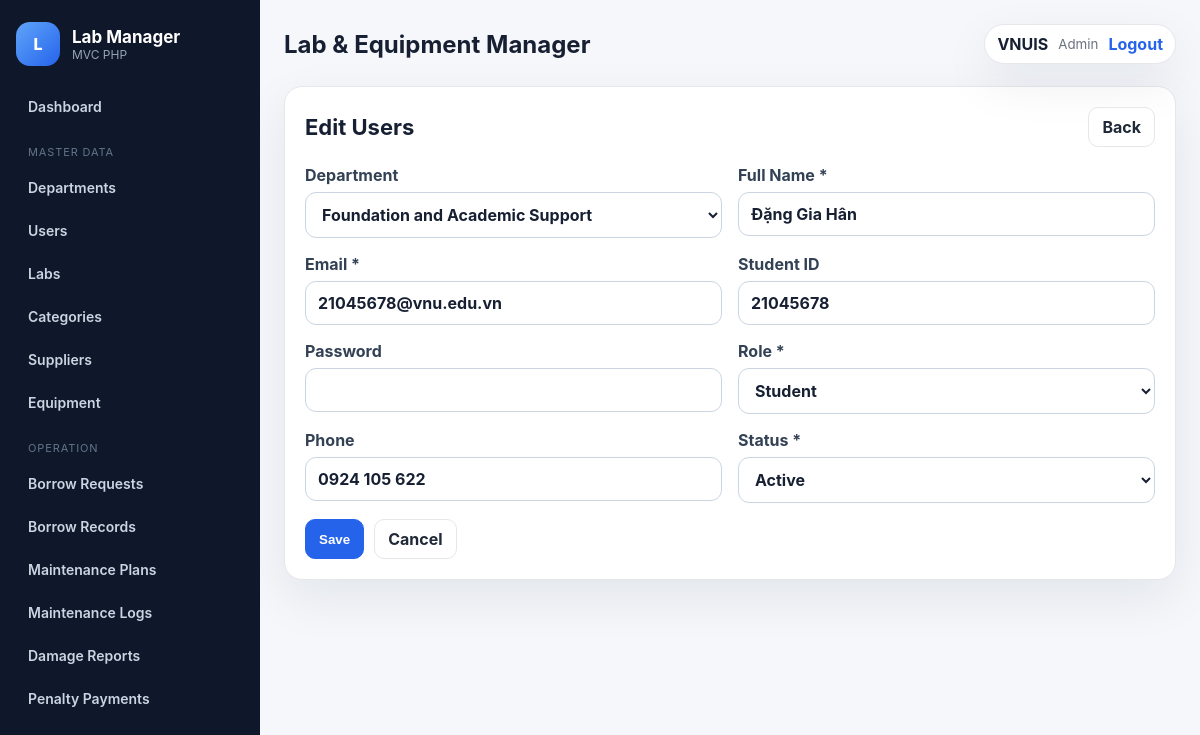
Page /index.php?route=users/edit&id=14 (signed in) on the committed database.
### tables this page shows
CREATE TABLE users (
    id INT AUTO_INCREMENT PRIMARY KEY,
    department_id INT NULL,
    full_name VARCHAR(120) NOT NULL,
    email VARCHAR(150) NOT NULL UNIQUE,
    student_code VARCHAR(8) UNIQUE,
    password_hash VARCHAR(255) NOT NULL,
    role ENUM('admin', 'student', 'technician') NOT NULL DEFAULT 'student',
    phone VARCHAR(20),
    status ENUM('active', 'inactive') NOT NULL DEFAULT 'active',
    created_at DATETIME NOT NULL DEFAULT CURRENT_TIMESTAMP,

    CONSTRAINT fk_users_department
        FOREIGN KEY (department_id) REFERENCES departments(id)
        ON UPDATE CASCADE
        ON DELETE SET NULL
);

### app/core/Controller.php (called while the page is built, shortened)
<?php
class Controller
{
    public function __construct()
    {
        $this->pdo = Database::getConnection();
    }
    protected function view(string $view, array $data = []): void
    {
        extract($data);
        require BASE_PATH . '/app/views/layouts/header.php';
        require BASE_PATH . '/app/views/' . $view . '.php';
        require BASE_PATH . '/app/views/layouts/footer.php';
    }
}

### app/controllers/CrudController.php (called while the page is built, shortened)
<?php
class CrudController extends Controller
{
    protected string $moduleKey;
    protected array $schema;
    protected BaseModel $model;
    public function __construct(string $moduleKey)
    {
        parent::__construct();
        $this->moduleKey = $moduleKey;
        $this->schema = Schema::get($moduleKey);
        $this->model = new BaseModel($this->pdo);
    }
    public function edit(): void
    {
        $id = (int)($_GET['id'] ?? 0);
        $row = $this->model->find($this->schema['table'], $id);
        $options = $this->loadRelationOptions();
        $mode = 'edit';
        $this->view('crud/form', compact('row','options','mode') + ['schema'=>$this->schema, 'moduleKey'=>$this->moduleKey]);
    }
    protected function loadRelationOptions(): array
    {
        $options = [];
        foreach ($this->schema['fields'] as $field => $meta) {
            if (($meta['type'] ?? '') === 'relation') {
                $rel = $meta['relation'];
                $options[$field] = $this->model->relationOptions($rel['table'], $rel['label'], $rel['extra'] ?? null);
            }
        }
        return $options;
    }
}

### index.php (called while the page is built, shortened)
<?php
require_once __DIR__ . '/config/config.php';
require_once BASE_PATH . '/app/core/Database.php';
require_once BASE_PATH . '/app/core/Controller.php';
require_once BASE_PATH . '/app/core/Schema.php';
require_once BASE_PATH . '/app/models/BaseModel.php';
require_once BASE_PATH . '/app/controllers/CrudController.php';
$route = $_GET['route'] ?? (Auth::check() ? 'dashboard/index' : 'auth/login');
[$module, $action] = array_pad(explode('/', $route, 2), 2, 'index');
$controller = new $controllerClass();
$method = $action === 'view' ? 'viewAction' : $action;
$controller->$method();

### config/config.php (called while the page is built, shortened)
<?php
function app_base_path(): string
{
    $scriptName = str_replace('\\', '/', $_SERVER['SCRIPT_NAME'] ?? '/index.php');
    $dir = rtrim(dirname($scriptName), '/');
    return ($dir === '.' || $dir === '/') ? '' : $dir;
}
function current_origin(): string
{
    $host = $_SERVER['HTTP_HOST'] ?? 'localhost';
    $https = (!empty($_SERVER['HTTPS']) && $_SERVER['HTTPS'] !== 'off');
    $scheme = $https ? 'https' : 'http';
    return $scheme . '://' . $host;
}
function base_url(): string
{
    return current_origin() . app_base_path();
}
function url(string $route = '', array $params = []): string
{
    $query = array_merge(['route' => $route], $params);
    return base_url() . '/index.php?' . http_build_query($query);
}
function e($value): string
{
    return htmlspecialchars((string)$value, ENT_QUOTES, 'UTF-8');
}

### app/core/Schema.php (called while the page is built, shortened)
<?php
class Schema
{
    public static function get(string $key): array
    {
        $all = self::all();
        return $all[$key];
    }
}

### app/core/Database.php (called while the page is built, shortened)
<?php
class Database
{
    private static ?PDO $pdo = null;
    public static function getConnection(): PDO
    {
        $dsn = 'mysql:host=' . DB_HOST . ';dbname=' . DB_NAME . ';charset=' . DB_CHARSET;
        try {
            self::$pdo = new PDO($dsn, DB_USER, DB_PASS, [
                PDO::ATTR_ERRMODE => PDO::ERRMODE_EXCEPTION,
                PDO::ATTR_DEFAULT_FETCH_MODE => PDO::FETCH_ASSOC,
                PDO::ATTR_EMULATE_PREPARES => false,
            ]);
            self::ensureLatestSchema(self::$pdo);
            return self::$pdo;
        } catch (PDOException $e) {
            if (AUTO_INSTALL_DATABASE && strpos($e->getMessage(), 'Unknown database') !== false) {
                self::installDatabase();
                self::$pdo = new PDO($dsn, DB_USER, DB_PASS, [
                    PDO::ATTR_ERRMODE => PDO::ERRMODE_EXCEPTION,
                    PDO::ATTR_DEFAULT_FETCH_MODE => PDO::FETCH_ASSOC,
                    PDO::ATTR_EMULATE_PREPARES => false,
                ]);
                return self::$pdo;
            }
            die('Database connection failed: ' . $e->getMessage());
        }
    }
    private static function ensureLatestSchema(PDO $pdo): void
    {
        try {
            $stmt = $pdo->query("SHOW COLUMNS FROM users LIKE 'student_code'");
            $hasStudentCode = (bool)$stmt->fetch();
        } catch (Throwable $e) {
            self::installDatabase();
            self::$pdo = null;
        }
    }
}

### app/controllers/UsersController.php (called while the page is built)
<?php
class UsersController extends CrudController
{
    public function __construct()
    {
        parent::__construct('users');
    }
}

### app/models/BaseModel.php (called while the page is built, shortened)
<?php
class BaseModel
{
    protected PDO $pdo;
    public function __construct(PDO $pdo)
    {
        $this->pdo = $pdo;
    }
    public function find(string $table, int $id): ?array
    {
        $stmt = $this->pdo->prepare("SELECT * FROM `$table` WHERE id = :id");
        $stmt->execute([':id' => $id]);
        $row = $stmt->fetch();
        return $row ?: null;
    }
    public function relationOptions(string $table, string $labelField, ?string $extraField = null): array
    {
        $columns = ['id', $labelField];
        $select = implode(', ', array_map(fn($c) => "`$c`", $columns));
        $stmt = $this->pdo->query("SELECT $select FROM `$table` ORDER BY `$labelField` ASC");
        $items = [];
        while ($row = $stmt->fetch()) {
            $label = $row[$labelField] ?? ('#' . $row['id']);
            $items[(string)$row['id']] = $label;
        }
        return $items;
    }
}

### app/views/crud/form.php (the view, shortened to what this page needs)
<section class="panel narrow-panel">
    <div class="panel-header">
        <div>
            <h2><?= $mode === 'create' ? 'Add New' : 'Edit' ?> <?= e($schema['title']) ?></h2>
        </div>
        <a class="btn" href="<?= url($moduleKey . '/index') ?>">Back</a>
    </div>
    <form method="post" action="<?= url($moduleKey . '/' . ($mode === 'create' ? 'store' : 'update')) ?>" class="form-grid">
        <?php foreach ($schema['fields'] as $field => $meta): ?>
            <?php
                $type = $meta['type'] ?? 'text';
                $value = $row[$field] ?? '';
            ?>
            <label class="field <?= $type === 'textarea' ? 'field-full' : '' ?>">
                <span><?= e($meta['label'] ?? $field) ?><?= !empty($meta['required']) ? ' *' : '' ?></span>
                <?php if ($type === 'textarea'): ?>
                    <textarea name="<?= e($field) ?>" <?= !empty($meta['required']) ? 'required' : '' ?>><?= e($value) ?></textarea>
                <?php elseif ($type === 'select'): ?>
                    <select name="<?= e($field) ?>" <?= !empty($meta['required']) ? 'required' : '' ?>>
                        <?php foreach (($meta['options'] ?? []) as $key => $label): ?>
                            <option value="<?= e($key) ?>" <?= (string)$value === (string)$key ? 'selected' : '' ?>><?= e($label) ?></option>
                        <?php endforeach; ?>
                    </select>
                <?php elseif ($type === 'relation'): ?>
                    <select name="<?= e($field) ?>" <?= !empty($meta['required']) ? 'required' : '' ?>>
                        <?php foreach (($options[$field] ?? []) as $key => $label): ?>
                            <option value="<?= e($key) ?>" <?= (string)$value === (string)$key ? 'selected' : '' ?>><?= e($label) ?></option>
                        <?php endforeach; ?>
                    </select>
                <?php else: ?>
                    <input type="<?= e($type) ?>" name="<?= e($field) ?>" value="<?= e($value) ?>" <?= !empty($meta['required']) ? 'required' : '' ?> step="<?= e($meta['step'] ?? '') ?>">
                <?php endif; ?>
            </label>
        <?php endforeach; ?>
        <div class="form-actions field-full">
            <button class="btn btn-primary" type="submit">Save</button>
            <a class="btn" href="<?= url($moduleKey . '/index') ?>">Cancel</a>
        </div>
    </form>
</section>

### public/assets/css/app.css (style rules this page uses)
:root { --bg: #f5f7fb; --panel: #ffffff; --text: #172033; --muted: #6b7280; --line: #e5e7eb; --primary: #2563eb; --primary-dark: #1e40af; --success: #059669; --warning: #d97706; --danger: #dc2626; --shadow: 0 18px 50px rgba(15, 23, 42, .08); }
* { box-sizing: border-box; }
body { margin: 0; font-family: Inter, Segoe UI, Roboto, Arial, sans-serif; background: var(--bg); color: var(--text); }
a { color: inherit; text-decoration: none; }
.stat-card, .panel, .login-card { background: var(--panel); border: 1px solid var(--line); border-radius: 18px; box-shadow: var(--shadow); }
.panel { padding: 20px; }
.narrow-panel { max-width: 1040px; }
.panel-header { display:flex; align-items:flex-start; justify-content:space-between; gap: 16px; margin-bottom: 18px; }
.panel-header h2 { margin: 0; font-size: 22px; }
.btn { display:inline-flex; align-items:center; justify-content:center; border: 1px solid var(--line); background: #fff; color: #1f2937; padding: 9px 13px; border-radius: 10px; font-weight: 700; cursor: pointer; transition: .15s ease; }
.btn-primary { background: var(--primary); color: #fff; border-color: var(--primary); }
.form-grid { display:grid; grid-template-columns: repeat(2, minmax(0, 1fr)); gap: 16px; }
.field { display:flex; flex-direction:column; gap: 7px; font-weight: 700; color:#334155; }
.field-full { grid-column: 1 / -1; }
input, select, textarea { width:100%; border: 1px solid #cbd5e1; border-radius: 11px; padding: 11px 12px; font: inherit; background:#fff; color:var(--text); }
.form-actions { display:flex; gap: 10px; }
.panel-header { align-items: center; }

### rows in the picture
users: full_name "Đặng Gia Hân", email "21045678@vnu.edu.vn", student_code "21045678", phone "0924 105 622"

### other values in the picture
APP_NAME "Lab & Equipment Manager"
$user['full_name'] "VNUIS"
$user['role'] "Admin"
$schema['title'] "Users"
$meta['label'] "Department"
$meta['label'] "Full Name"
$meta['label'] "Email"
$meta['label'] "Student ID"
$meta['label'] "Password"
$meta['label'] "Role"
$meta['label'] "Phone"
$meta['label'] "Status"
form field department_id "Foundation and Academic Support"
form field role "Student"
form field status "Active"
